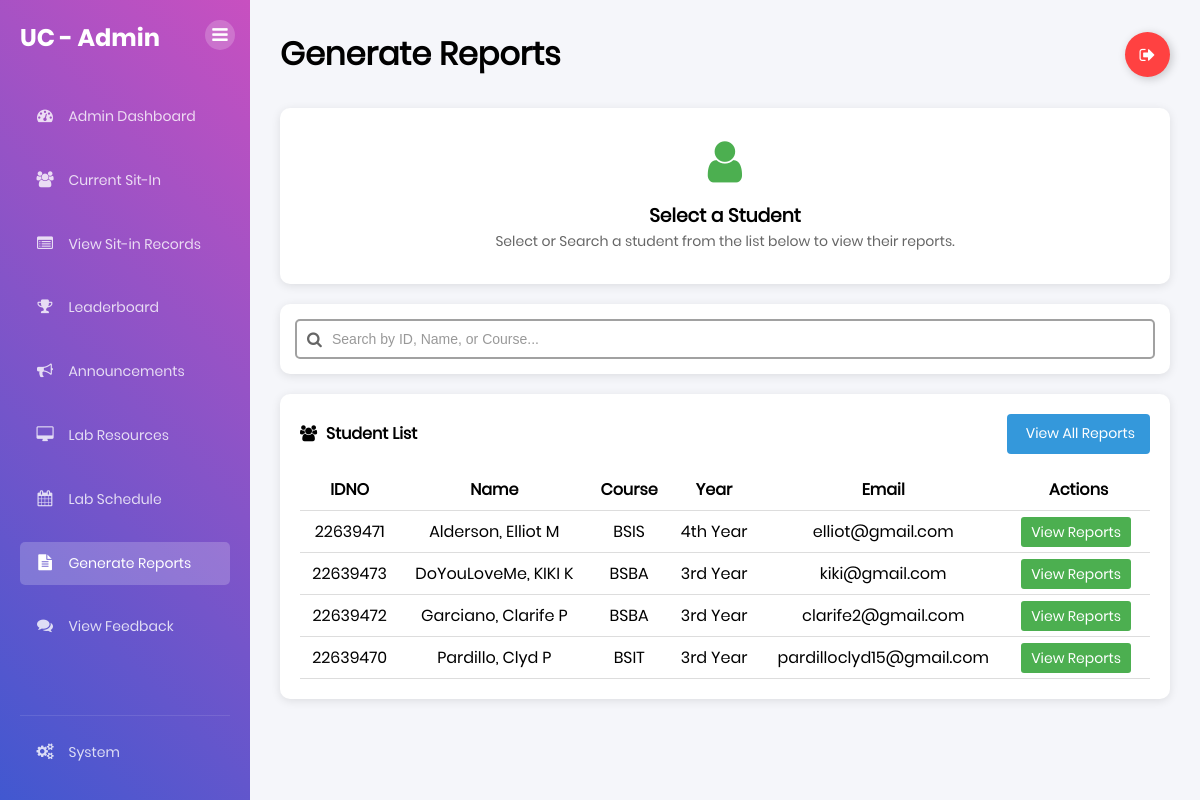
/admin/reports (signed in), run on an earlier commit of the app's database.
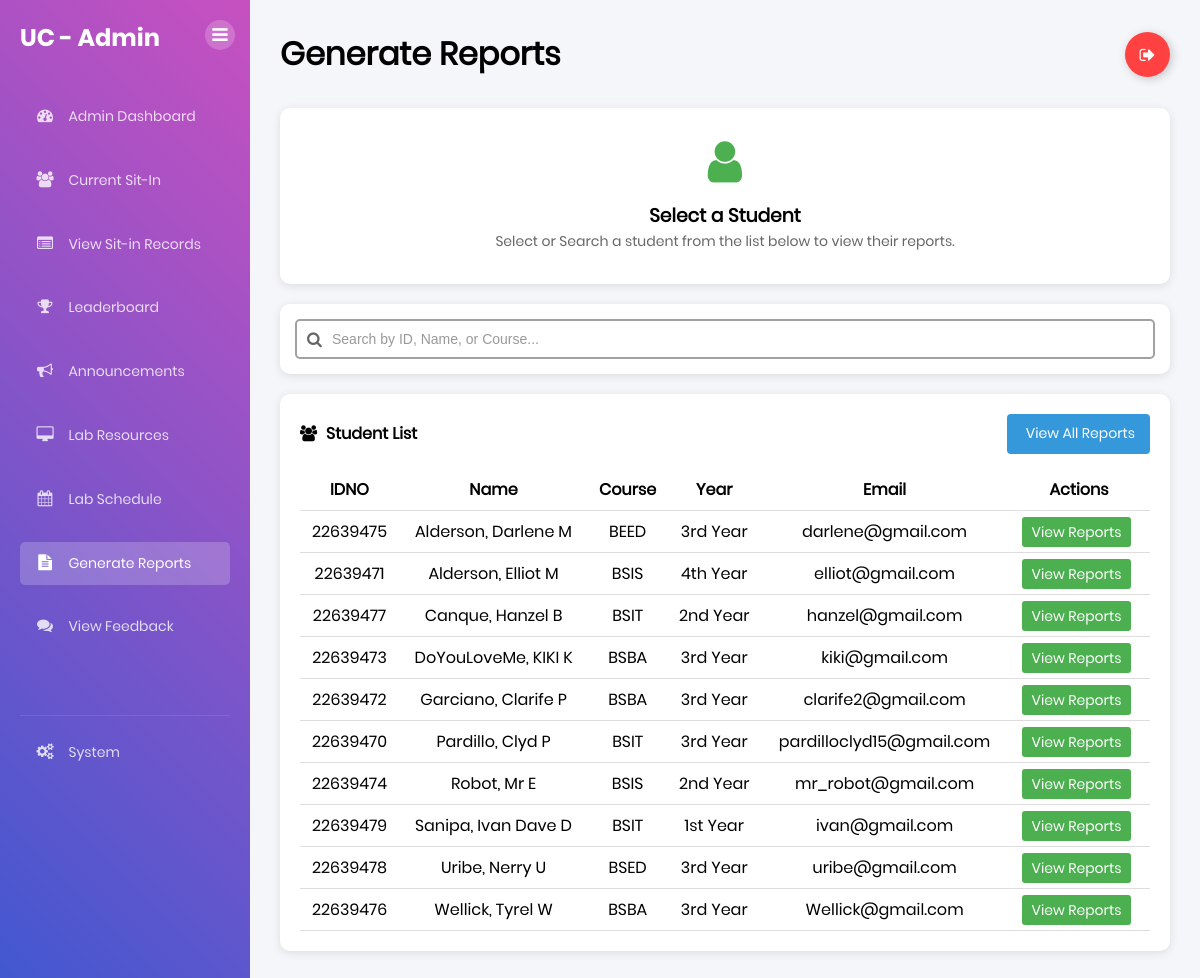
And on a later commit of the database.
### tables this page shows
CREATE TABLE "students" (idno TEXT PRIMARY KEY, lastname TEXT NOT NULL, firstname TEXT NOT NULL, midname TEXT, course TEXT NOT NULL, year_level TEXT NOT NULL, email_address TEXT NOT NULL, image_path TEXT);

### app.py (the view, shortened to what this page needs)
@app.route('/admin/reports')
def admin_reports():
    if 'user' not in session or not session.get('is_admin'):
        flash("Access denied. Admin privileges required.", "danger")
        return redirect(url_for('home'))
    conn = get_db_connection()
    try:
        students = conn.execute("""
            SELECT idno, lastname, firstname, midname, course, year_level, email_address
            FROM students
            ORDER BY lastname, firstname
        """).fetchall()
        selected_student = None
        student_sessions = []
        student_feedback = []
        student_id = request.args.get('student_id')
        return render_template(
            "admin_reports.html",
            students=students,
            selected_student=selected_student,
            student_sessions=student_sessions,
            student_feedback=student_feedback
        )
    finally:
        conn.close()

### app.py (called while the page is built)
def get_db_connection():
    conn = sqlite3.connect("users.db")
    conn.row_factory = sqlite3.Row
    return conn

@app.after_request
def add_header(response):
    response.headers['Cache-Control'] = 'no-store, no-cache, must-revalidate, max-age=0'
    response.headers['Pragma'] = 'no-cache'
    response.headers['Expires'] = '0'
    return response

### templates/admin_reports.html (shortened to what the changed rows need)
{% extends 'base.html' %} {% block content %}
<div class="dashboard-container">
  <div class="sidebar">
    <div class="sidebar-header">
      <h2>UC - Admin</h2>
    </div>
  </div>
  <div class="main-content">
    <div class="header">
      <h1>Generate Reports</h1>
    </div>
    <div class="content-row">
      <div class="schedule-card" style="width: 100%">
        {% if students %}
        <table id="studentTable" style="width: 100%; border-collapse: collapse">
          <thead>
            <tr>
              <th style="padding: 8px; border-bottom: 1px solid #ddd">IDNO</th>
              <th style="padding: 8px; border-bottom: 1px solid #ddd">Name</th>
              <th style="padding: 8px; border-bottom: 1px solid #ddd">
                Course
              </th>
              <th style="padding: 8px; border-bottom: 1px solid #ddd">Year</th>
              <th style="padding: 8px; border-bottom: 1px solid #ddd">Email</th>
              <th style="padding: 8px; border-bottom: 1px solid #ddd">
                Actions
              </th>
            </tr>
          </thead>
          <tbody>
            {% for student in students %}
            <tr>
              <td
                style="
                  padding: 8px;
                  border-bottom: 1px solid #ddd;
                  text-align: center;
                "
              >
                {{ student.idno }}
              </td>
              <td
                style="
                  padding: 8px;
                  border-bottom: 1px solid #ddd;
                  text-align: center;
                "
              >
                {{ student.lastname }}, {{ student.firstname }}{% if
                student.midname %} {{ student.midname }}{% endif %}
              </td>
              <td
                style="
                  padding: 8px;
                  border-bottom: 1px solid #ddd;
                  text-align: center;
                "
              >
                {{ student.course }}
              </td>
              <td
                style="
                  padding: 8px;
                  border-bottom: 1px solid #ddd;
                  text-align: center;
                "
              >
                {{ student.year_level }}
              </td>
              <td
                style="
                  padding: 8px;
                  border-bottom: 1px solid #ddd;
                  text-align: center;
                "
              >
                {{ student.email_address }}
              </td>
              <td
                style="
                  padding: 8px;
                  border-bottom: 1px solid #ddd;
                  text-align: center;
                "
              >
                <a
                  href="{{ url_for('admin_reports') }}?student_id={{ student.idno }}"
                  class="btn btn-sm btn-primary"
                  style="
                    text-decoration: none;
                    background-color: #4caf50;
                    color: white;
                    padding: 5px 10px;
                    border-radius: 3px;
                  "
                >
                  View Reports
                </a>
              </td>
            </tr>
            {% endfor %}
          </tbody>
        </table>
        {% else %}
        <p>No students found.</p>
        {% endif %}
      </div>
    </div>
  </div>
</div>
{% endblock %}

What changed in the data, as far as the page shows it:
added students: idno "22639475", lastname "Alderson", firstname "Darlene", midname "M", course "BEED", year_level "3rd Year", email_address "darlene@gmail.com"
added students: idno "22639477", lastname "Canque", firstname "Hanzel", midname "B", course "BSIT", year_level "2nd Year", email_address "hanzel@gmail.com"
added students: idno "22639474", lastname "Robot", firstname "Mr", midname "E", course "BSIS", year_level "2nd Year", email_address "mr_robot@gmail.com"
added students: idno "22639479", lastname "Sanipa", firstname "Ivan Dave", midname "D", course "BSIT", year_level "1st Year", email_address "ivan@gmail.com"
added students: idno "22639478", lastname "Uribe", firstname "Nerry", midname "U", course "BSED", year_level "3rd Year", email_address "uribe@gmail.com"
added students: idno "22639476", lastname "Wellick", firstname "Tyrel", midname "W", course "BSBA", year_level "3rd Year", email_address "Wellick@gmail.com"
